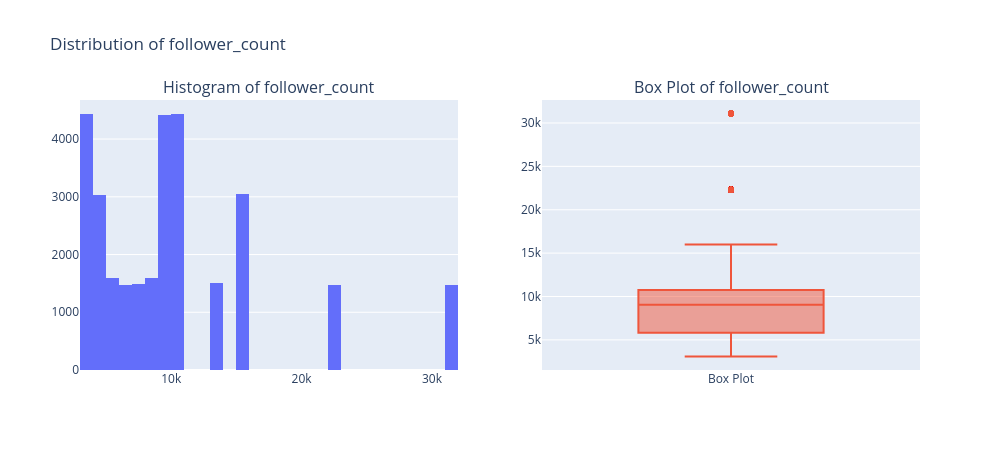
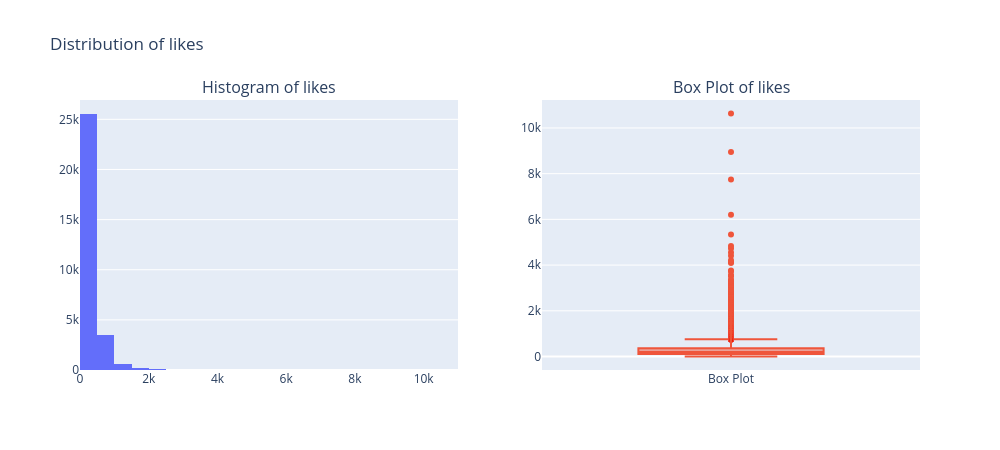
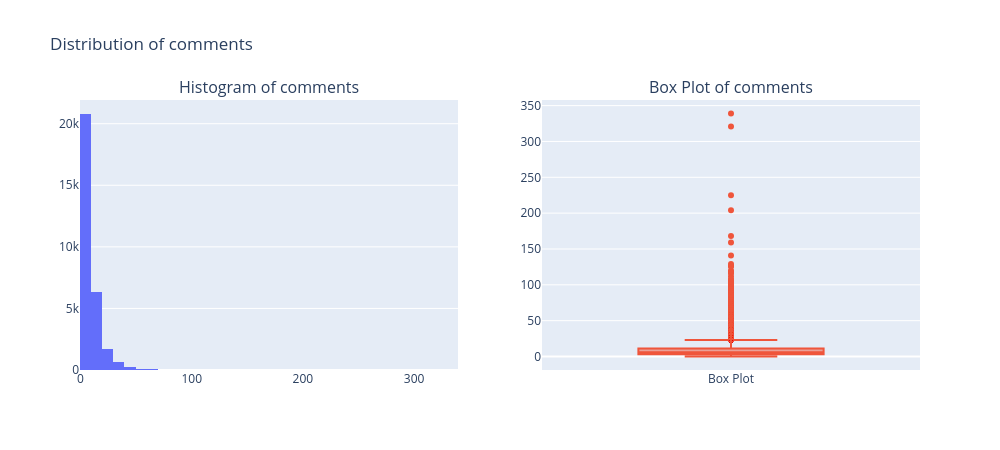
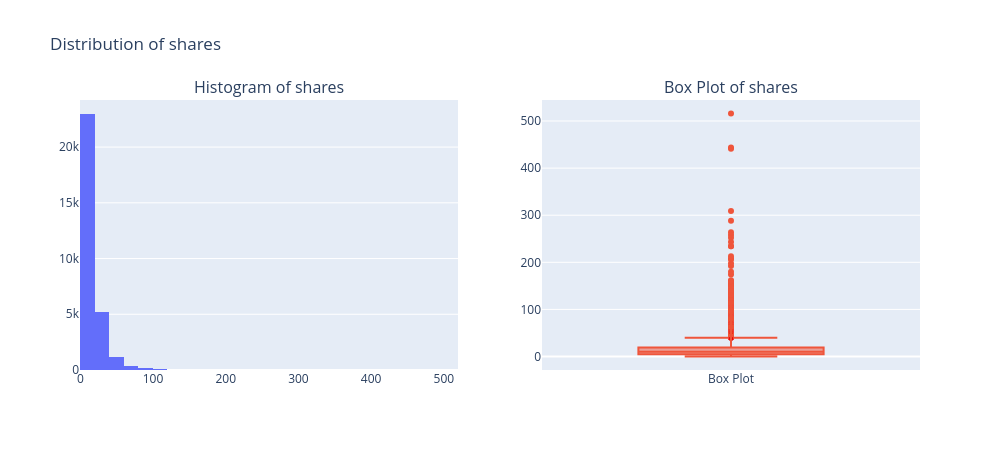

These figures' notebook cell, in order:
### Markdown cell above
### Visualize

### Code cell
import plotly.graph_objects as go
from plotly.subplots import make_subplots

continuous_columns = [
    "follower_count",
    "likes",
    "comments",
    "shares",
    "saves",
    "reach",
    "impressions",
    "engagement_rate",
    "followers_gained",
    "caption_length",
    "hashtags_count"
]

for col in continuous_columns:

    fig = make_subplots(
        rows=1,
        cols=2,
        subplot_titles=(
            f"Histogram of {col}",
            f"Box Plot of {col}"
        )
    )

    # 左邊：直方圖
    fig.add_trace(
        go.Histogram(
            x=clean_df[col],
            nbinsx=50,
            name="Histogram"
        ),
        row=1,
        col=1
    )

    # 右邊：箱型圖
    fig.add_trace(
        go.Box(
            y=clean_df[col],
            name="Box Plot",
            boxpoints="outliers"
        ),
        row=1,
        col=2
    )

    fig.update_layout(
        title_text=f"Distribution of {col}",
        showlegend=False,
        height=450,
        width=1000
    )

    fig.show()

### Figure 1 — Plotly figure (JSON) as saved in the notebook; plotly's stock layout.template omitted (floating-point values rounded to 4 significant figures; data arrays with more than 128 entries replaced by an {"elided": "..."} marker saying what was removed)
{"data": [{"name": "Histogram", "nbinsx": 50, "type": "histogram", "x": {"elided": "29999 int values"}, "xaxis": "x", "yaxis": "y"}, {"boxpoints": "outliers", "name": "Box Plot", "type": "box", "xaxis": "x2", "y": {"elided": "29999 int values"}, "yaxis": "y2"}], "layout": {"annotations": [{"font": {"size": 16}, "showarrow": false, "text": "Histogram of follower_count", "x": 0.225, "xanchor": "center", "xref": "paper", "y": 1, "yanchor": "bottom", "yref": "paper"}, {"font": {"size": 16}, "showarrow": false, "text": "Box Plot of follower_count", "x": 0.775, "xanchor": "center", "xref": "paper", "y": 1, "yanchor": "bottom", "yref": "paper"}], "height": 450, "showlegend": false, "title": {"text": "Distribution of follower_count"}, "width": 1000, "xaxis": {"anchor": "y", "domain": [0, 0.45]}, "xaxis2": {"anchor": "y2", "domain": [0.55, 1]}, "yaxis": {"anchor": "x", "domain": [0, 1]}, "yaxis2": {"anchor": "x2", "domain": [0, 1]}}}

### Figure 2 — Plotly figure (JSON) as saved in the notebook; plotly's stock layout.template omitted (floating-point values rounded to 4 significant figures; data arrays with more than 128 entries replaced by an {"elided": "..."} marker saying what was removed)
{"data": [{"name": "Histogram", "nbinsx": 50, "type": "histogram", "x": {"elided": "29999 int values"}, "xaxis": "x", "yaxis": "y"}, {"boxpoints": "outliers", "name": "Box Plot", "type": "box", "xaxis": "x2", "y": {"elided": "29999 int values"}, "yaxis": "y2"}], "layout": {"annotations": [{"font": {"size": 16}, "showarrow": false, "text": "Histogram of likes", "x": 0.225, "xanchor": "center", "xref": "paper", "y": 1, "yanchor": "bottom", "yref": "paper"}, {"font": {"size": 16}, "showarrow": false, "text": "Box Plot of likes", "x": 0.775, "xanchor": "center", "xref": "paper", "y": 1, "yanchor": "bottom", "yref": "paper"}], "height": 450, "showlegend": false, "title": {"text": "Distribution of likes"}, "width": 1000, "xaxis": {"anchor": "y", "domain": [0, 0.45]}, "xaxis2": {"anchor": "y2", "domain": [0.55, 1]}, "yaxis": {"anchor": "x", "domain": [0, 1]}, "yaxis2": {"anchor": "x2", "domain": [0, 1]}}}

### Figure 3 — Plotly figure (JSON) as saved in the notebook; plotly's stock layout.template omitted (floating-point values rounded to 4 significant figures; data arrays with more than 128 entries replaced by an {"elided": "..."} marker saying what was removed)
{"data": [{"name": "Histogram", "nbinsx": 50, "type": "histogram", "x": {"elided": "29999 int values"}, "xaxis": "x", "yaxis": "y"}, {"boxpoints": "outliers", "name": "Box Plot", "type": "box", "xaxis": "x2", "y": {"elided": "29999 int values"}, "yaxis": "y2"}], "layout": {"annotations": [{"font": {"size": 16}, "showarrow": false, "text": "Histogram of comments", "x": 0.225, "xanchor": "center", "xref": "paper", "y": 1, "yanchor": "bottom", "yref": "paper"}, {"font": {"size": 16}, "showarrow": false, "text": "Box Plot of comments", "x": 0.775, "xanchor": "center", "xref": "paper", "y": 1, "yanchor": "bottom", "yref": "paper"}], "height": 450, "showlegend": false, "title": {"text": "Distribution of comments"}, "width": 1000, "xaxis": {"anchor": "y", "domain": [0, 0.45]}, "xaxis2": {"anchor": "y2", "domain": [0.55, 1]}, "yaxis": {"anchor": "x", "domain": [0, 1]}, "yaxis2": {"anchor": "x2", "domain": [0, 1]}}}

### Figure 4 — Plotly figure (JSON) as saved in the notebook; plotly's stock layout.template omitted (floating-point values rounded to 4 significant figures; data arrays with more than 128 entries replaced by an {"elided": "..."} marker saying what was removed)
{"data": [{"name": "Histogram", "nbinsx": 50, "type": "histogram", "x": {"elided": "29999 int values"}, "xaxis": "x", "yaxis": "y"}, {"boxpoints": "outliers", "name": "Box Plot", "type": "box", "xaxis": "x2", "y": {"elided": "29999 int values"}, "yaxis": "y2"}], "layout": {"annotations": [{"font": {"size": 16}, "showarrow": false, "text": "Histogram of shares", "x": 0.225, "xanchor": "center", "xref": "paper", "y": 1, "yanchor": "bottom", "yref": "paper"}, {"font": {"size": 16}, "showarrow": false, "text": "Box Plot of shares", "x": 0.775, "xanchor": "center", "xref": "paper", "y": 1, "yanchor": "bottom", "yref": "paper"}], "height": 450, "showlegend": false, "title": {"text": "Distribution of shares"}, "width": 1000, "xaxis": {"anchor": "y", "domain": [0, 0.45]}, "xaxis2": {"anchor": "y2", "domain": [0.55, 1]}, "yaxis": {"anchor": "x", "domain": [0, 1]}, "yaxis2": {"anchor": "x2", "domain": [0, 1]}}}
